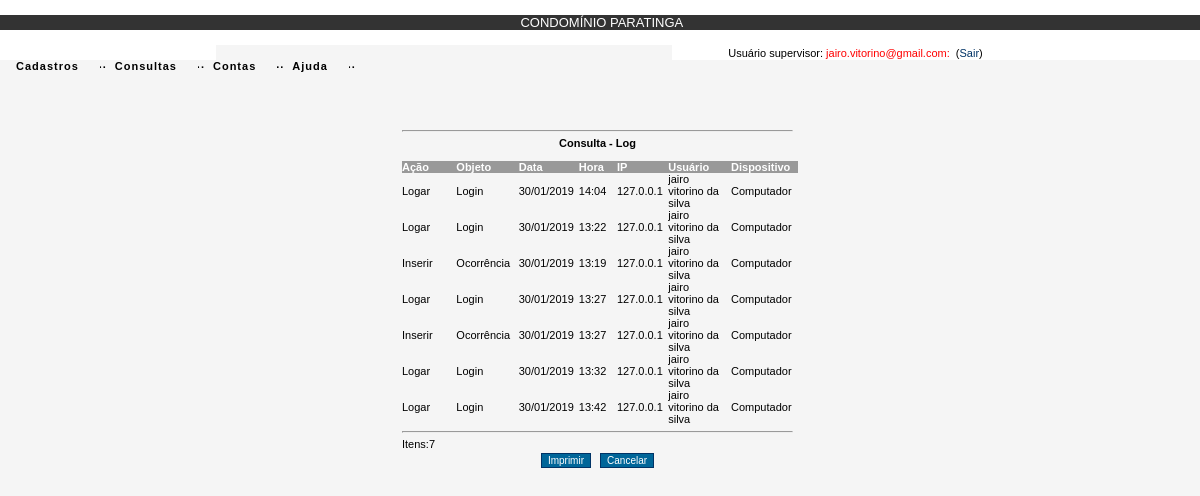
Screenshot of /log_lista.php (signed in) with the database file from the repository.
### tables this page shows
CREATE TABLE IF NOT EXISTS `logs` (
  `id_log` int(11) NOT NULL AUTO_INCREMENT,
  `dt_log` date NOT NULL,
  `hr_log` varchar(5) NOT NULL,
  `id_usuario` int(11) NOT NULL,
  `id_acao` int(11) NOT NULL,
  `nm_objeto` varchar(50) NOT NULL,
  `nu_ip` varchar(50) NOT NULL,
  `nm_dispositivo` varchar(20) NOT NULL,
  `nu_ano` int(11) NOT NULL,
  PRIMARY KEY (`id_log`),
  KEY `id_usuario` (`id_usuario`,`id_acao`)
);

CREATE TABLE IF NOT EXISTS `acoes` (
  `id_acao` int(11) NOT NULL AUTO_INCREMENT,
  `nm_acao` varchar(20) NOT NULL,
  PRIMARY KEY (`id_acao`)
);

CREATE TABLE IF NOT EXISTS `usuarios` (
  `id_usuario` int(11) NOT NULL AUTO_INCREMENT,
  `nm_usuario` varchar(50) NOT NULL,
  `nu_cpf` varchar(11) NOT NULL,
  `nm_login` varchar(50) NOT NULL,
  `nm_senha` varchar(60) NOT NULL,
  `st_usuario` int(11) NOT NULL,
  `nu_ip` varchar(50) NOT NULL,
  `id_sexo` varchar(1) NOT NULL,
  `nu_lote` varchar(2) NOT NULL,
  `nm_quadra` varchar(1) NOT NULL,
  `nu_telefone` varchar(20) NOT NULL,
  `id_status` int(11) NOT NULL DEFAULT '3',
  `dt_cadastro` date NOT NULL,
  PRIMARY KEY (`id_usuario`),
  KEY `id_status` (`id_status`)
);

### log_lista.php (the view, shortened to what this page needs)
<?php
 include "cabecalho/cabecalho.php";
  $id_acao = @$_SESSION['id_acao'];
	@$p = $_GET["p"];
	if(isset($p)) {
	$p = $p;
	} else {
	$p = 1;
	}
	$qnt = 150;
	$inicio = ($p*$qnt) - $qnt;
	if ($id_acao){
	$sql = mysql_query("SELECT * FROM logs, acoes, usuarios WHERE logs.id_usuario = usuarios.id_usuario AND logs.id_acao = acoes.id_acao AND logs.id_acao = ".$id_acao." ORDER BY dt_log, hr_log DESC LIMIT $inicio, $qnt");
	} else {
	$sql = mysql_query("SELECT * FROM logs, acoes, usuarios WHERE logs.id_usuario = usuarios.id_usuario AND logs.id_acao = acoes.id_acao ORDER BY dt_log DESC LIMIT $inicio, $qnt");
	}
	@$row = mysql_num_rows($sql);
$login_paratinga = @$_SESSION['login_paratinga'];
 if ($login_paratinga){
?>
<html>
<head>
</head>
<link rel="stylesheet" href="css/filadelfia.css" type="text/css">
<body bgcolor="#F5F5F5" onLoad="javascript:caixas()">
<form name="formulario" id="campo" method="post" action="controller.php" onSubmit="valida_dados(this)">
<?php if ( $row ) {?>
  <table width="33%" border="0" cellspacing="0" cellpadding="0" align="center">
    <tr>
      <td colspan="30" class="labelCentro">&nbsp;</td>
    </tr>
    <tr>
      <td colspan="30" class="labelCentro">&nbsp;</td>
    </tr>
    <tr>
      <td colspan="30" class="labelCentro">&nbsp;</td>
    </tr>
    <tr>
      <td colspan="30" class="labelCentro">&nbsp;</td>
    </tr>
    <tr>
      <td colspan="30" class="labelCentro"><hr></td>
    </tr>
    <tr>
      <td colspan="30" class="labelCentro"><strong>Consulta - Log</strong></td>
    </tr>
    <tr>
      <td colspan="30" class="labelDireita">&nbsp; </td>
    </tr>
    <tr bgcolor="#999999">
      <td width="15%" class="labelEsquerda"><font color="#FFFFFF"><strong>A&ccedil;&atilde;o</strong></font></td>
      <td width="16%" class="labelEsquerda"><font color="#FFFFFF"><strong>Objeto</strong></font></td>
      <td width="12%" class="labelEsquerda"><font color="#FFFFFF"><strong>Data</strong></font></td>
      <td width="10%" class="labelEsquerda"><font color="#FFFFFF"><strong>Hora</strong></font></td>
      <td width="13%" class="labelEsquerda"><font color="#FFFFFF"><strong>IP</strong></font></td>
      <td width="17%" class="labelEsquerda"><font color="#FFFFFF"><strong>Usu&aacute;rio</strong></font></td>
      <td width="17%" class="labelEsquerda"><font color="#FFFFFF"><strong>Dispositivo</strong></font></td>
    </tr>
    <?php
	for ($i=0;$i < $row ; $i++){
	$nm_acao = mysql_result($sql, $i, "nm_acao");
	$nm_objeto = mysql_result($sql, $i, "nm_objeto");
	$dt_log = mysql_result($sql, $i, "dt_log");
	$dt_log = substr($dt_log,8,2)."/".substr($dt_log,5,2)."/".substr($dt_log,0,4);
	$hr_log = mysql_result($sql, $i, "hr_log");
	$nu_ip = mysql_result($sql, $i, "nu_ip");
	$nm_usuario = mysql_result($sql, $i, "nm_usuario");
	$nm_dispositivo = mysql_result($sql, $i, "nm_dispositivo");
	?>
    <tr onMouseOver="move_i(this)" onMouseOut="move_o(this)" title="">
      <td class="labelEsquerda"><?php echo $nm_acao;?></td>
      <td class="labelEsquerda"><?php echo $nm_objeto;?></td>
      <td class="labelEsquerda"><?php echo $dt_log;?></td>
      <td class="labelEsquerda"><?php echo $hr_log;?></td>
      <td class="labelEsquerda"><?php echo $nu_ip;?></td>
      <td class="labelEsquerda"><?php echo $nm_usuario;?></td>
      <td class="labelEsquerda"><?php echo $nm_dispositivo;?></td>
    </tr>
    <?php }?>
    <tr>
      <td colspan="30" class="labelEsquerda"><hr></td>
    </tr>
    <tr>
      <td colspan="10" class="labelEsquerda">Itens:<?php echo $i;?></td>
    </tr>
    <tr>
      <td colspan="30" class="labelCentro"><input name="imprime" type="button" id="imprime" value="Imprimir" onClick="javascript:executar('controller/usuario_controller.php?imprimirLogLista=imprimirLogLista')" />
        <input name="volta" type="button" id="volta" value="Cancelar" onClick="javascript:executar('controller/cancela_controller.php?cancelarOperacao=cancelarOperacao')" />
      </td>
    <?php }?>
    <tr>
      <td colspan="30">&nbsp;</tr>
  </table>
</form>
</body>
<?php
} else {
 }
 ?>
</html>

### css/textos.css (style rules this page uses)
input[type=button] { background:#006699; color:#ffffff; }

### css/estilo.css (style rules this page uses)
body { margin-left: 0px; margin-top: 0px; margin-right: 0px; margin-bottom: 0px; SCROLLBAR-FACE-COLOR: #ffffff; SCROLLBAR-HIGHLIGHT-COLOR: #BDD5E7; SCROLLBAR-SHADOW-COLOR: #ffffff; SCROLLBAR-3DLIGHT-COLOR: #ffffff; SCROLLBAR-ARROW-COLOR: #335ec1; }
input { font-family: Arial, Helvetica, sans-serif; font-size: 10px; color: #000000; border: 1px solid #003366; margin: 3px; }

### css/filadelfia.css (style rules this page uses)
.labelEsquerda { text-align: left; padding-right: 5px; font-family: Arial, Helvetica, sans-serif; font-size: 11px; color: #000000; }
.labelDireita { text-align: right; padding-right: 5px; font-family: Arial, Helvetica, sans-serif; font-size: 11px; color: #000000; }
.labelCentro { text-align: center; padding-right: 5px; font-family: Arial, Helvetica, sans-serif; font-size: 11px; color: #000000; }

### rows the page displays
logs: id_acao.nm_acao "Logar", nm_objeto "Login", dt_log "30/01/2019", hr_log "14:04", nu_ip "127.0.0.1", id_usuario.nm_usuario "jairo vitorino da silva", nm_dispositivo "Computador"
logs: id_acao.nm_acao "Logar", nm_objeto "Login", dt_log "30/01/2019", hr_log "13:22", nu_ip "127.0.0.1", id_usuario.nm_usuario "jairo vitorino da silva", nm_dispositivo "Computador"
logs: id_acao.nm_acao "Inserir", nm_objeto "Ocorrência", dt_log "30/01/2019", hr_log "13:19", nu_ip "127.0.0.1", id_usuario.nm_usuario "jairo vitorino da silva", nm_dispositivo "Computador"
logs: id_acao.nm_acao "Logar", nm_objeto "Login", dt_log "30/01/2019", hr_log "13:27", nu_ip "127.0.0.1", id_usuario.nm_usuario "jairo vitorino da silva", nm_dispositivo "Computador"
logs: id_acao.nm_acao "Inserir", nm_objeto "Ocorrência", dt_log "30/01/2019", hr_log "13:27", nu_ip "127.0.0.1", id_usuario.nm_usuario "jairo vitorino da silva", nm_dispositivo "Computador"
logs: id_acao.nm_acao "Logar", nm_objeto "Login", dt_log "30/01/2019", hr_log "13:32", nu_ip "127.0.0.1", id_usuario.nm_usuario "jairo vitorino da silva", nm_dispositivo "Computador"
logs: id_acao.nm_acao "Logar", nm_objeto "Login", dt_log "30/01/2019", hr_log "13:42", nu_ip "127.0.0.1", id_usuario.nm_usuario "jairo vitorino da silva", nm_dispositivo "Computador"

### other values shown
$_SESSION['nm_status'] "supervisor"
$i "7"
